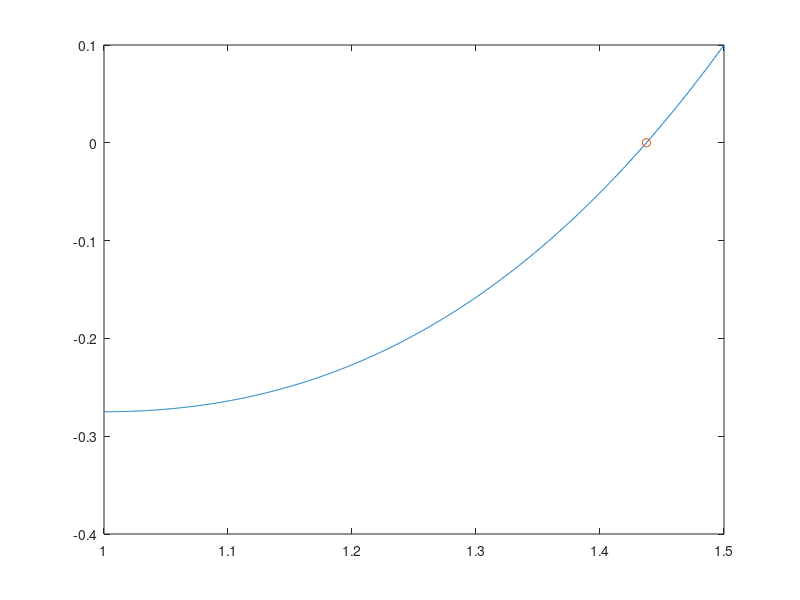

The MATLAB script that drew this image:
function lista1()
  clc;
  xl = 1;
  xu = 1.5;
  tol = 10e-5;
  maxIt = 1000;

  if checkIfThereAreRootsInThisInterval(xl, xu) == 0
    printf("There is not roots in this interval")
    return
  endif

  bisection(xl, xu, tol, maxIt);

endfunction

function y = functionOfX(x)
  y = (x.^3) - (2.*(x.^2)) + x - 0.275;
endfunction

function response = checkIfThereAreRootsInThisInterval (xl, xu)
  if functionOfX(xl) * functionOfX(xu) < 0
    response = true;
    return
  endif

  response = false;
endfunction

function bisection(xl, xu, tol, maxIt);
  initialXu = xu;
  initialXl = xl;
  format long;
  oldxr = nan;
  for it = 1 : 1 : maxIt
    xr = (xl + xu)/2;

    plotGraphs(initialXl, initialXu, xr);

    toEvaluate = functionOfX(xl) * functionOfX(xr);
    if toEvaluate < 0
      xu = xr;

    elseif toEvaluate > 0
      xl = xr;

    else
      root = xr;
      printf("Root value: %f", root);
      return
    endif

    if abs(xr - oldxr) <= tol
      root = xr;
      printf("Root value: %f", root);
      return
    endif

    oldxr = xr;
  endfor

  printf("Cannot find root in less than %d iteratations", maxIt)
endfunction

function plotGraphs(initialXl, initialXu, xr)
  xlimFixValue = [initialXl initialXu];
  plotFunctionBetweenInterval(initialXl, initialXu);
  hold on;
  plot(xr, functionOfX(xr), 'o');
  xlim(xlimFixValue);
  pause(0.5);
  hold off;
endfunction

function plotFunctionBetweenInterval(x0, xf)
  xValues = linspace(x0, xf, 1000);
  yValues = functionOfX(xValues);
  plot(xValues, yValues);
endfunction

